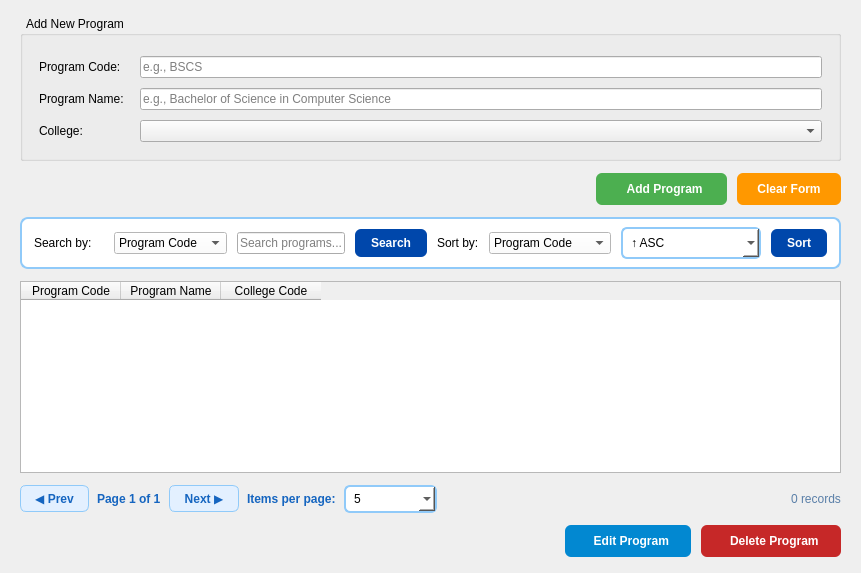
         <widget class="QWidget" name="pagePrograms">
          <layout class="QVBoxLayout" name="programsLayout">
           <property name="spacing">
            <number>12</number>
           </property>
           <property name="leftMargin">
            <number>20</number>
           </property>
           <property name="topMargin">
            <number>16</number>
           </property>
           <property name="rightMargin">
            <number>20</number>
           </property>
           <property name="bottomMargin">
            <number>16</number>
           </property>
           <item>
            <widget class="QGroupBox" name="groupProgram">
             <property name="title">
              <string>  Add New Program</string>
             </property>
             <layout class="QFormLayout" name="programForm">
              <property name="horizontalSpacing">
               <number>16</number>
              </property>
              <property name="verticalSpacing">
               <number>10</number>
              </property>
              <property name="leftMargin">
               <number>16</number>
              </property>
              <property name="topMargin">
               <number>20</number>
              </property>
              <property name="rightMargin">
               <number>16</number>
              </property>
              <property name="bottomMargin">
               <number>16</number>
              </property>
              <item row="0" column="0">
               <widget class="QLabel" name="label_9">
                <property name="text">
                 <string>Program Code:</string>
                </property>
               </widget>
              </item>
              <item row="0" column="1">
               <widget class="QLineEdit" name="lineProgramCode">
                <property name="placeholderText">
                 <string>e.g., BSCS</string>
                </property>
               </widget>
              </item>
              <item row="1" column="0">
               <widget class="QLabel" name="label_10">
                <property name="text">
                 <string>Program Name:</string>
                </property>
               </widget>
              </item>
              <item row="1" column="1">
               <widget class="QLineEdit" name="lineProgramName">
                <property name="placeholderText">
                 <string>e.g., Bachelor of Science in Computer Science</string>
                </property>
               </widget>
              </item>
              <item row="2" column="0">
               <widget class="QLabel" name="label_11">
                <property name="text">
                 <string>College:</string>
                </property>
               </widget>
              </item>
              <item row="2" column="1">
               <widget class="QComboBox" name="comboCollegeCode"/>
              </item>
             </layout>
            </widget>
           </item>
           <item>
            <layout class="QHBoxLayout" name="progBtnRow">
             <property name="spacing">
              <number>10</number>
             </property>
             <item>
              <spacer name="progBtnSpacer">
               <property name="orientation">
                <enum>Qt::Orientation::Horizontal</enum>
               </property>
               <property name="sizeHint" stdset="0">
                <size>
                 <width>40</width>
                 <height>20</height>
                </size>
               </property>
              </spacer>
             </item>
             <item>
              <widget class="QPushButton" name="btnAddProgram">
               <property name="styleSheet">
                <string notr="true">QPushButton {
    background-color: #4CAF50;
    color: white;
    border-radius: 6px;
    padding: 9px 24px;
    font-weight: 700;
}

QPushButton:hover {
    background-color: #0d47a1;
}</string>
               </property>
               <property name="text">
                <string>  Add Program</string>
               </property>
              </widget>
             </item>
             <item>
              <widget class="QPushButton" name="btnClearProgram">
               <property name="styleSheet">
                <string notr="true">QPushButton {
    background-color: #FF9800;
    color: white;
    border-radius: 6px;
    padding: 9px 20px;
    font-weight: 700;
}

QPushButton:hover {
    background-color: #0d47a1;
}</string>
               </property>
               <property name="text">
                <string>Clear Form</string>
               </property>
              </widget>
             </item>
            </layout>
           </item>
           <item>
            <widget class="QFrame" name="progSearchFrame">
             <property name="styleSheet">
              <string notr="true">QFrame{background-color:white;border-radius:8px;border:1.5px solid #90caf9;}</string>
             </property>
             <layout class="QHBoxLayout" name="progSearchLayout">
              <property name="spacing">
               <number>10</number>
              </property>
              <property name="leftMargin">
               <number>12</number>
              </property>
              <property name="topMargin">
               <number>8</number>
              </property>
              <property name="rightMargin">
               <number>12</number>
              </property>
              <property name="bottomMargin">
               <number>8</number>
              </property>
              <item>
               <widget class="QLabel" name="labelSearchByProgram">
                <property name="minimumSize">
                 <size>
                  <width>70</width>
                  <height>0</height>
                 </size>
                </property>
                <property name="maximumSize">
                 <size>
                  <width>70</width>
                  <height>16777215</height>
                 </size>
                </property>
                <property name="styleSheet">
                 <string notr="true">QLabel { border: none; background: transparent; }</string>
                </property>
                <property name="text">
                 <string>Search by:</string>
                </property>
               </widget>
              </item>
              <item>
               <widget class="QComboBox" name="comboProgramSearchField">
                <property name="styleSheet">
                 <string notr="true">QComboBox { background-color: white; }</string>
                </property>
                <item>
                 <property name="text">
                  <string>Program Code</string>
                 </property>
                </item>
                <item>
                 <property name="text">
                  <string>Program Name</string>
                 </property>
                </item>
                <item>
                 <property name="text">
                  <string>College Code</string>
                 </property>
                </item>
               </widget>
              </item>
              <item>
               <widget class="QLineEdit" name="lineSearchProgram">
                <property name="placeholderText">
                 <string>Search programs...</string>
                </property>
               </widget>
              </item>
              <item>
               <widget class="QPushButton" name="btnSearchProgram">
                <property name="styleSheet">
                 <string notr="true">QPushButton {
    background-color: #0047AB;
    color: white;
    border-radius: 6px;
    padding: 7px 16px;
    font-weight: 700;
}

QPushButton:hover {
    background-color: #36454F;  
}</string>
                </property>
                <property name="text">
                 <string>Search</string>
                </property>
               </widget>
              </item>
              <item>
               <widget class="QLabel" name="labelSortByProgram">
                <property name="styleSheet">
                 <string notr="true">QLabel { border: none; background: transparent; }</string>
                </property>
                <property name="text">
                 <string>Sort by:</string>
                </property>
               </widget>
              </item>
              <item>
               <widget class="QComboBox" name="comboSortProgram">
                <property name="styleSheet">
                 <string notr="true">QComboBox { background-color: white; min-width: 120px; max-width: 120px; }</string>
                </property>
                <item>
                 <property name="text">
                  <string>Program Code</string>
                 </property>
                </item>
                <item>
                 <property name="text">
                  <string>Program Name</string>
                 </property>
                </item>
                <item>
                 <property name="text">
                  <string>College Code</string>
                 </property>
                </item>
               </widget>
              </item>
              <item>
               <widget class="QComboBox" name="comboSortDirProgram">
                <property name="styleSheet">
                 <string notr="true">QComboBox { border:1.5px solid #90caf9; border-radius:6px; padding:6px 8px; font-size:12px; background:white; min-width:120px; max-width:120px; }</string>
                </property>
                <item>
                 <property name="text">
                  <string>↑ ASC</string>
                 </property>
                </item>
                <item>
                 <property name="text">
                  <string>↓ DESC</string>
                 </property>
                </item>
               </widget>
              </item>
              <item>
               <widget class="QPushButton" name="btnSortProgram">
                <property name="styleSheet">
                 <string notr="true">QPushButton {
    background-color: #0047AB;
    color: white;
    border-radius: 6px;
    padding: 7px 16px;
    font-weight: 700;
}

QPushButton:hover {
    background-color: #36454F;  
}</string>
                </property>
                <property name="text">
                 <string>Sort</string>
                </property>
               </widget>
              </item>
             </layout>
            </widget>
           </item>
           <item>
            <widget class="QTableWidget" name="tablePrograms">
             <property name="editTriggers">
              <set>QAbstractItemView::EditTrigger::NoEditTriggers</set>
             </property>
             <property name="selectionMode">
              <enum>QAbstractItemView::SelectionMode::SingleSelection</enum>
             </property>
             <property name="selectionBehavior">
              <enum>QAbstractItemView::SelectionBehavior::SelectRows</enum>
             </property>
             <column>
              <property name="text">
               <string>Program Code</string>
              </property>
             </column>
             <column>
              <property name="text">
               <string>Program Name</string>
              </property>
             </column>
             <column>
              <property name="text">
               <string>College Code</string>
              </property>
             </column>
            </widget>
           </item>
           <item>
            <layout class="QHBoxLayout" name="programPagRow">
             <property name="spacing">
              <number>8</number>
             </property>
             <item>
              <widget class="QPushButton" name="btnProgramPrev">
               <property name="styleSheet">
                <string notr="true">QPushButton { background-color:#e3f0ff; color:#1565c0; border:1px solid #90caf9; border-radius:6px; padding:5px 14px; font-weight:600; font-size:12px; }
QPushButton:hover { background-color:#bbdefb; }
QPushButton:disabled { background-color:#f5f5f5; color:#bdbdbd; border-color:#e0e0e0; }</string>
               </property>
               <property name="text">
                <string>◀ Prev</string>
               </property>
              </widget>
             </item>
             <item>
              <widget class="QLabel" name="labelProgramPage">
               <property name="styleSheet">
                <string notr="true">QLabel { color:#1565c0; font-size:12px; font-weight:600; }</string>
               </property>
               <property name="text">
                <string>Page 1 of 1</string>
               </property>
              </widget>
             </item>
             <item>
              <widget class="QPushButton" name="btnProgramNext">
               <property name="styleSheet">
                <string notr="true">QPushButton { background-color:#e3f0ff; color:#1565c0; border:1px solid #90caf9; border-radius:6px; padding:5px 14px; font-weight:600; font-size:12px; }
QPushButton:hover { background-color:#bbdefb; }
QPushButton:disabled { background-color:#f5f5f5; color:#bdbdbd; border-color:#e0e0e0; }</string>
               </property>
               <property name="text">
                <string>Next ▶</string>
               </property>
              </widget>
             </item>
             <item>
              <widget class="QLabel" name="labelProgramPageSize">
               <property name="styleSheet">
                <string notr="true">QLabel { color:#1565c0; font-size:12px; font-weight:600; }</string>
               </property>
               <property name="text">
                <string>Items per page:</string>
               </property>
              </widget>
             </item>
             <item>
              <widget class="QComboBox" name="comboProgramPageSize">
               <property name="styleSheet">
                <string notr="true">QComboBox { border:1.5px solid #90caf9; border-radius:6px; padding:4px 8px; font-size:12px; background:white; min-width:55px; }</string>
               </property>
               <item>
                <property name="text">
                 <string>5</string>
                </property>
               </item>
               <item>
                <property name="text">
                 <string>10</string>
                </property>
               </item>
               <item>
                <property name="text">
                 <string>20</string>
                </property>
               </item>
               <item>
                <property name="text">
                 <string>30</string>
                </property>
               </item>
               <item>
                <property name="text">
                 <string>40</string>
                </property>
               </item>
               <item>
                <property name="text">
                 <string>50</string>
                </property>
               </item>
               <item>
                <property name="text">
                 <string>100</string>
                </property>
               </item>
              </widget>
             </item>
             <item>
              <spacer name="programPagSpacer">
               <property name="orientation">
                <enum>Qt::Orientation::Horizontal</enum>
               </property>
               <property name="sizeHint" stdset="0">
                <size>
                 <width>40</width>
                 <height>20</height>
                </size>
               </property>
              </spacer>
             </item>
             <item>
              <widget class="QLabel" name="labelProgramTotal">
               <property name="styleSheet">
                <string notr="true">QLabel { color:#5a7fa8; font-size:12px; }</string>
               </property>
               <property name="text">
                <string>0 records</string>
               </property>
              </widget>
             </item>
            </layout>
           </item>
           <item>
            <layout class="QHBoxLayout" name="progActBtnRow">
             <property name="spacing">
              <number>10</number>
             </property>
             <item>
              <spacer name="progActSpacer">
               <property name="orientation">
                <enum>Qt::Orientation::Horizontal</enum>
               </property>
               <property name="sizeHint" stdset="0">
                <size>
                 <width>40</width>
                 <height>20</height>
                </size>
               </property>
              </spacer>
             </item>
             <item>
              <widget class="QPushButton" name="btnEditProgram">
               <property name="styleSheet">
                <string notr="true">QPushButton {
    background-color: #0288d1;
    color: white;
    border-radius: 6px;
    padding: 9px 22px;
    font-weight: 700;
}

QPushButton:hover {
    background-color: #0d47a1;  
}</string>
               </property>
               <property name="text">
                <string>  Edit Program</string>
               </property>
              </widget>
             </item>
             <item>
              <widget class="QPushButton" name="btnDeleteProgram">
               <property name="styleSheet">
                <string notr="true">QPushButton {
    background-color: #c62828;
    color: white;
    border-radius: 6px;
    padding: 9px 22px;
    font-weight: 700;
}

QPushButton:hover {
    background-color: #0d47a1;  
}</string>
               </property>
               <property name="text">
                <string>  Delete Program</string>
               </property>
              </widget>
             </item>
            </layout>
           </item>
          </layout>
         </widget>
